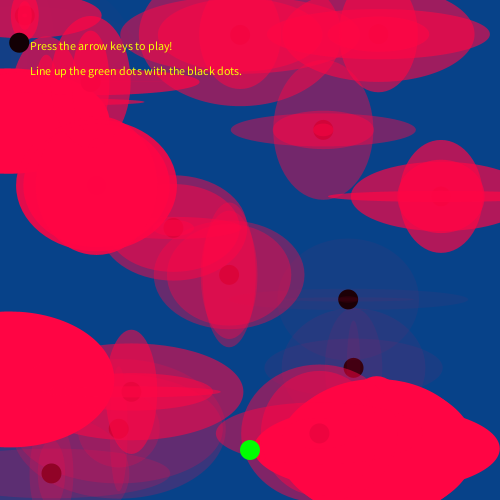
Frame 1 (no input)
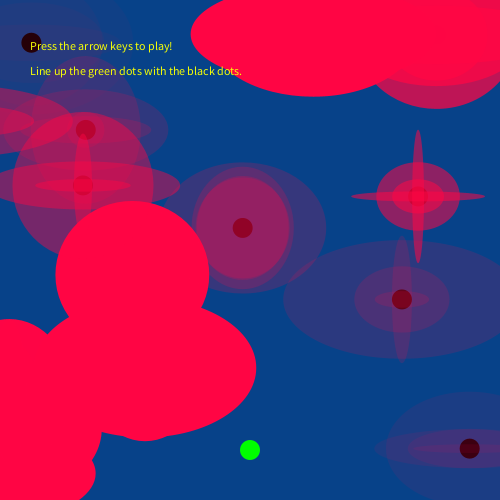
Frame 60 (the mouse pressed at the canvas centre just before this capture)
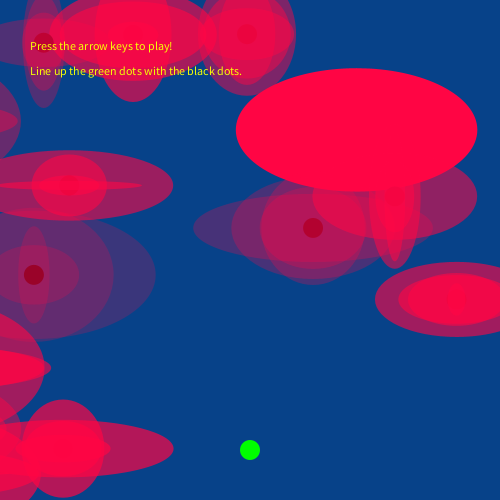
Frame 120 (the mouse held since frame 60 and released just before this capture)

The Processing sketch that drew these frames (run headless with seeded random() and noise(); from frame 60 on, the mouse is pressed at the canvas centre):

// Processing sketch: processing_95503
// ── processing_95503.pde



ArrayList myCars; 
float frogX; 
float frogY; 



void setup() {
size (500,500); 
ellipseMode(CENTER); 
frogX = width/2; 
frogY = height-50; 




myCars = new ArrayList(); 



for (int i = 0; i <20; i++) { 
myCars.add(new Car()); 
}
}
void draw () {
background (#074289);


for (int i = 0; i < myCars.size(); i++) { 
Car car = (Car) myCars.get(i);   
  car.display(); 
  car.drive(); 

PVector frogLoc = new PVector(frogX, frogY); 
float d = (car.loc).dist(frogLoc); 
  if (d < 30){
    println ("Found the center!"); 
    car.alive = false; 
  }
} 
  for (int i = 0; i < myCars.size(); i++) { 
  Car car = (Car) myCars.get(i); 
  // check if car is alive// 
  if (car.alive==false){
  myCars.remove(i); 
  }

}  
  

fill (#F6FF05); 
text ("Press the arrow keys to play!", 30, 50); 
text ("Line up the green dots with the black dots.", 30,75); 

fill (0,255,0); 
ellipse (frogX, frogY, 20, 20); 

}


void keyPressed(){ 
  println ("key presssed = " + keyCode);  
if (keyCode==39){   
   frogX=frogX + 20; 
}
if (keyCode==38){ 
  frogY=frogY - 20;
}

if (keyCode==40){ 
  frogY=frogY + 20;
}
if (keyCode==37){ 
  frogX=frogX - 20; 
}
if (frogX>width){ 
  frogX = 0; 
} 
if (frogY>height){ 
  frogY = 0; 
}
}

class Car{ 

 PVector loc; 
 PVector vel; 
 color myColor; 
 boolean alive; 
 Car (){ 
   
   loc = new PVector(random(width), random(height)); 
   vel = new PVector(random(-5, 5), 0); 
   myColor = color(#FF0544); 
   alive = true; 
 }
 
 
void display() { 
noStroke(); 
    fill (#030000); 
    ellipse (loc.x, loc.y, 20, 20);   
fill (myColor, random (300)); 
ellipse (loc.x, loc.y, random (250), random (150)); 
ellipse (loc.x, loc.y, random (250), random (150)); 
ellipse (loc.x, loc.y, random (250), random (150)); 
ellipse (loc.x, loc.y, random (250), random (150));  

}

void drive (){ 

 
 loc.add(vel);
 
  if (loc.x> width){
  loc.x=0; 
}

if (loc.y>height){ 
  loc.y = 0; 
}

} 
} 
 
